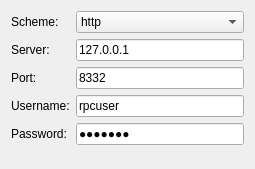
<?xml version="1.0" encoding="UTF-8"?>
<ui version="4.0">
 <class>ConnectionForm</class>
 <widget class="QWidget" name="ConnectionForm">
  <property name="geometry">
   <rect>
    <x>0</x>
    <y>0</y>
    <width>255</width>
    <height>169</height>
   </rect>
  </property>
  <property name="windowTitle">
   <string>Form</string>
  </property>
  <layout class="QVBoxLayout" name="verticalLayout">
   <item>
    <layout class="QGridLayout" name="gridLayout">
     <item row="0" column="0">
      <widget class="QLabel" name="label_scheme">
       <property name="text">
        <string>Scheme:</string>
       </property>
       <property name="buddy">
        <cstring>combo_scheme</cstring>
       </property>
      </widget>
     </item>
     <item row="0" column="1">
      <widget class="QComboBox" name="combo_scheme">
       <item>
        <property name="text">
         <string>http</string>
        </property>
       </item>
       <item>
        <property name="text">
         <string>https</string>
        </property>
       </item>
      </widget>
     </item>
     <item row="1" column="0">
      <widget class="QLabel" name="label_server">
       <property name="text">
        <string>Server:</string>
       </property>
       <property name="buddy">
        <cstring>field_server</cstring>
       </property>
      </widget>
     </item>
     <item row="1" column="1">
      <widget class="QLineEdit" name="field_server">
       <property name="text">
        <string>127.0.0.1</string>
       </property>
      </widget>
     </item>
     <item row="2" column="0">
      <widget class="QLabel" name="label_port">
       <property name="text">
        <string>Port:</string>
       </property>
       <property name="buddy">
        <cstring>field_port</cstring>
       </property>
      </widget>
     </item>
     <item row="2" column="1">
      <widget class="QLineEdit" name="field_port">
       <property name="inputMask">
        <string>ddddd; </string>
       </property>
       <property name="text">
        <string>8332</string>
       </property>
       <property name="echoMode">
        <enum>QLineEdit::Normal</enum>
       </property>
      </widget>
     </item>
     <item row="3" column="0">
      <widget class="QLabel" name="label_user">
       <property name="text">
        <string>Username:</string>
       </property>
       <property name="buddy">
        <cstring>field_user</cstring>
       </property>
      </widget>
     </item>
     <item row="3" column="1">
      <widget class="QLineEdit" name="field_user">
       <property name="text">
        <string>rpcuser</string>
       </property>
      </widget>
     </item>
     <item row="4" column="0">
      <widget class="QLabel" name="label_pass">
       <property name="text">
        <string>Password:</string>
       </property>
       <property name="buddy">
        <cstring>field_pass</cstring>
       </property>
      </widget>
     </item>
     <item row="4" column="1">
      <widget class="QLineEdit" name="field_pass">
       <property name="text">
        <string>rpcpass</string>
       </property>
       <property name="echoMode">
        <enum>QLineEdit::Password</enum>
       </property>
      </widget>
     </item>
    </layout>
   </item>
   <item>
    <spacer name="verticalSpacer">
     <property name="orientation">
      <enum>Qt::Vertical</enum>
     </property>
     <property name="sizeHint" stdset="0">
      <size>
       <width>20</width>
       <height>5</height>
      </size>
     </property>
    </spacer>
   </item>
  </layout>
 </widget>
 <tabstops>
  <tabstop>combo_scheme</tabstop>
  <tabstop>field_server</tabstop>
  <tabstop>field_port</tabstop>
  <tabstop>field_user</tabstop>
  <tabstop>field_pass</tabstop>
 </tabstops>
 <resources/>
 <connections/>
</ui>
